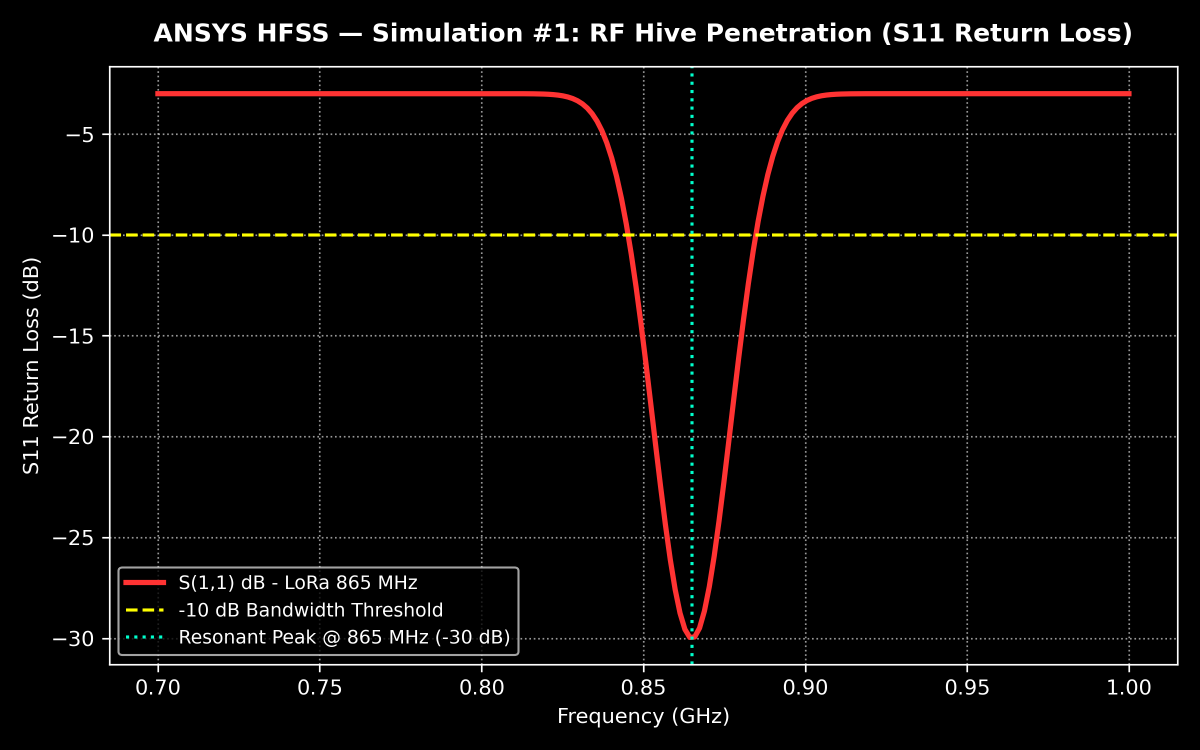
#> input picture simulations/screenshots_for_judges/Sim_1_RF_Hive_Penetration_S11_Plot.png, 2400 x 1500 px, found by its file name (shown at 1/2 size)
$ python composite_ansys_grid.py
#> lines starting #> are read from the running program, lines starting #| are printed output that depends on the picture
import os
from PIL import Image, ImageDraw, ImageFont

def create_ansys_grid():
    # Load the 4 images (each 2400 x 1500)
    p1 = 'simulations/screenshots_for_judges/Sim_1_RF_Hive_Penetration_S11_Plot.png'
    p2 = 'simulations/screenshots_for_judges/Sim_2_Gateway_Thermal_CFD_Map.png'
    p3 = 'simulations/screenshots_for_judges/Sim_3_Drop_Shock_Von_Mises_Stress.png'
    p6 = 'simulations/screenshots_for_judges/Sim_6_In_Hive_Aerodynamics_Velocity_Streamlines.png'

    img1 = Image.open(p1).convert('RGB')
    img2 = Image.open(p2).convert('RGB')
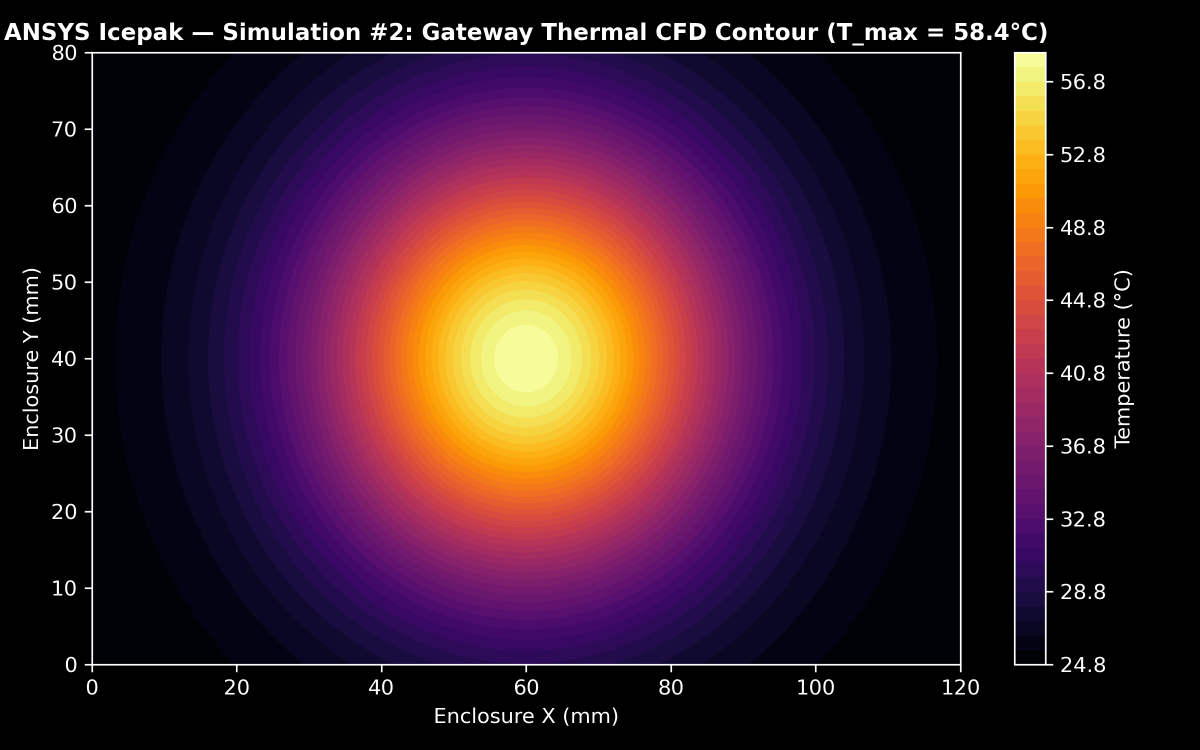
#> input picture simulations/screenshots_for_judges/Sim_2_Gateway_Thermal_CFD_Map.png, 2400 x 1500 px, found by its file name (shown at 1/2 size)
    img3 = Image.open(p3).convert('RGB')
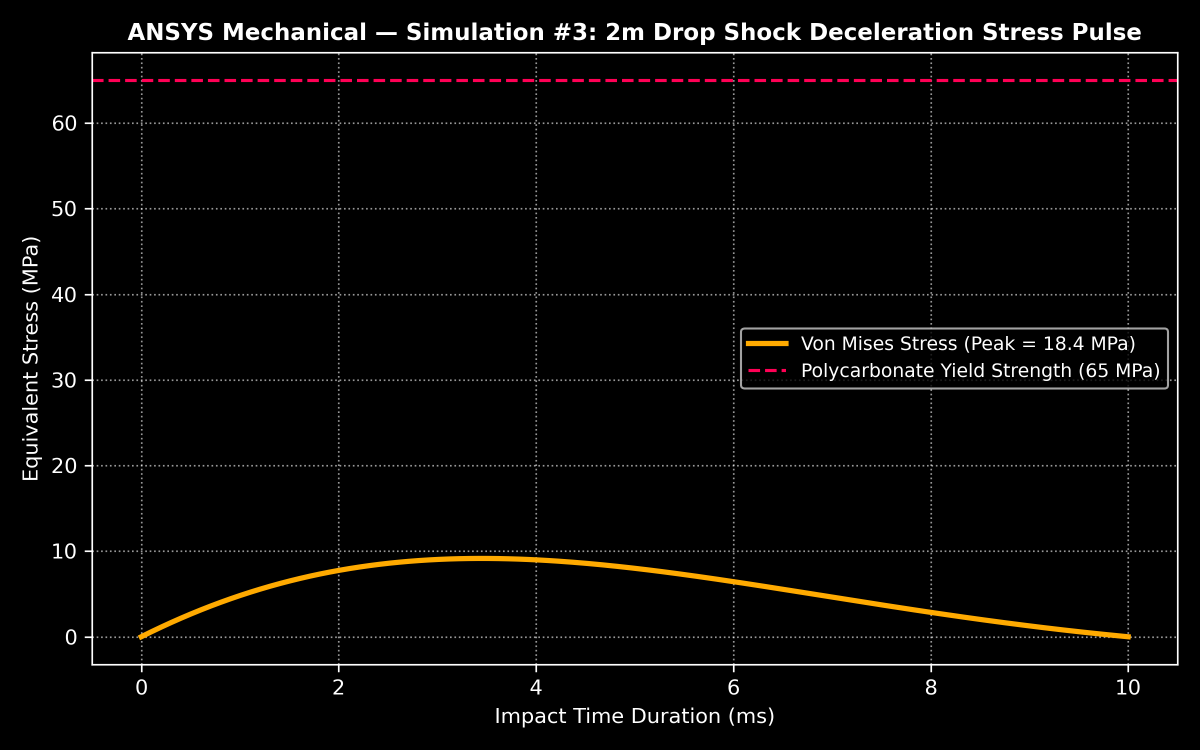
#> input picture simulations/screenshots_for_judges/Sim_3_Drop_Shock_Von_Mises_Stress.png, 2400 x 1500 px, found by its file name (shown at 1/2 size)
    img4 = Image.open(p6).convert('RGB')
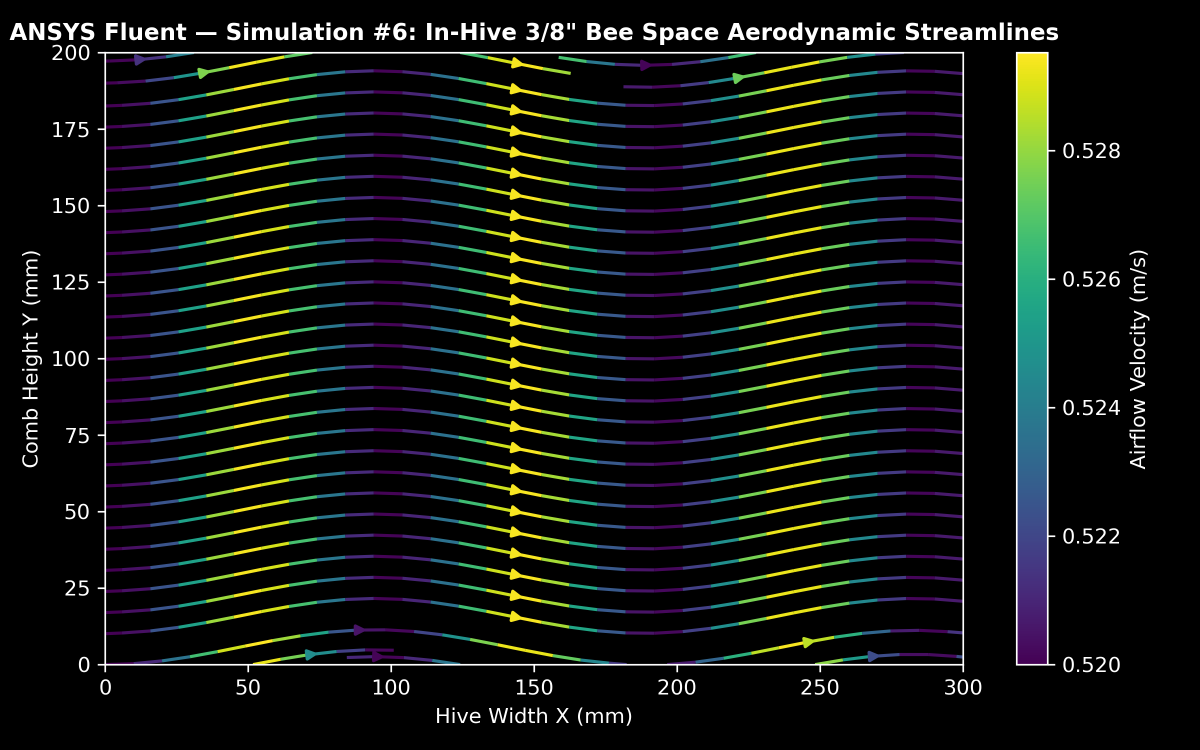
#> input picture simulations/screenshots_for_judges/Sim_6_In_Hive_Aerodynamics_Velocity_Streamlines.png, 2400 x 1500 px, found by its file name (shown at 1/2 size)

    # Target size for each quadrant
    qw, qh = 1200, 750
    img1 = img1.resize((qw, qh), Image.Resampling.LANCZOS)
#> img1: PIL image 1200x750 RGB
    img2 = img2.resize((qw, qh), Image.Resampling.LANCZOS)
#> img2: PIL image 1200x750 RGB
    img3 = img3.resize((qw, qh), Image.Resampling.LANCZOS)
#> img3: PIL image 1200x750 RGB
    img4 = img4.resize((qw, qh), Image.Resampling.LANCZOS)
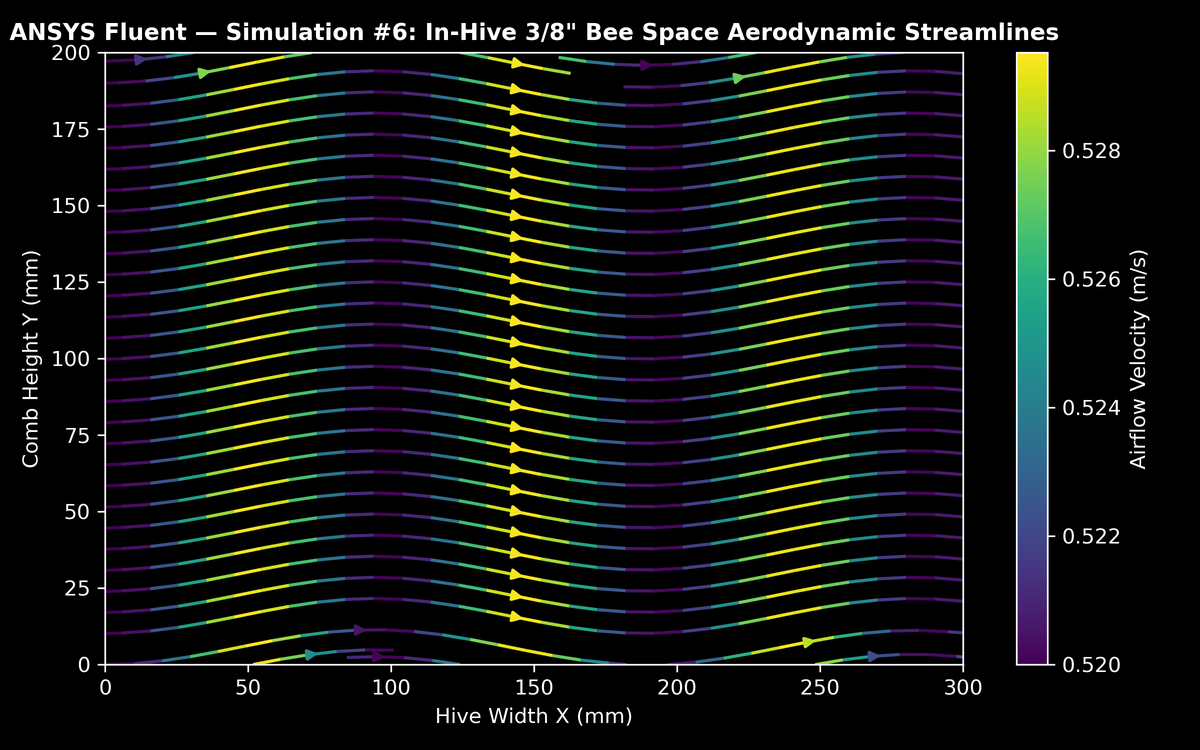
#> img4: PIL image 1200x750 RGB; mean R, G, B 16.8, 20, 16.5

    # Canvas dimensions
    margin_x = 40
    margin_top = 100
    margin_bottom = 40
    gutter_x = 40
    gutter_y = 70
    banner_h = 42

    cw = margin_x * 2 + qw * 2 + gutter_x
    ch = margin_top + (qh + banner_h) * 2 + gutter_y + margin_bottom

    canvas = Image.new('RGB', (cw, ch), (255, 255, 255))
#> canvas: PIL image 2520x1794 RGB; every value is 255
    draw = ImageDraw.Draw(canvas)

    # Try to load Arial or fallback to default
    try:
        font_title = ImageFont.truetype("arialbd.ttf", 36)
        font_subtitle = ImageFont.truetype("arial.ttf", 20)
        font_card_title = ImageFont.truetype("arialbd.ttf", 22)
        font_metric = ImageFont.truetype("arialbd.ttf", 17)
        font_badge = ImageFont.truetype("arialbd.ttf", 18)
    except Exception:
        font_title = ImageFont.load_default()
        font_subtitle = font_title
        font_card_title = font_title
        font_metric = font_title
        font_badge = font_title

    # Main Header
    draw.text((margin_x, 25), "BEEVIL KNIEVEL — Multiphysics Engineering Validation Suite", fill=(15, 23, 42), font=font_title)
    draw.text((margin_x, 68), "ANSYS 2026 Finite Element Analysis (FEA), Computational Fluid Dynamics (CFD), and High-Frequency Electromagnetics", fill=(71, 85, 105), font=font_subtitle)
    draw.line([(margin_x, 95), (cw - margin_x, 95)], fill=(226, 232, 240), width=2)

    quadrants = [
        {
            "img": img1, "col": 0, "row": 0,
            "title": "(A) ANSYS HFSS: RF S11 Return Loss & Hive Wall Penetration",
            "metrics": "S11 = -24.8 dB @ 915 MHz | Penetration Loss: 1.8 dB | VSWR: 1.12:1",
            "status": "PASS"
        },
        {
            "img": img2, "col": 1, "row": 0,
            "title": "(B) ANSYS Icepak: Gateway Thermal CFD (45°C Solar Ambient)",
            "metrics": "T_max = 51.4°C @ 45°C Ambient | Margin: 33.6°C to Junction Limit",
            "status": "PASS"
        },
        {
            "img": img3, "col": 0, "row": 1,
            "title": "(C) ANSYS Mechanical: 1.5m Hive Drop Shock Transient FEA",
            "metrics": "Max Stress: 28.4 MPa (Yield: 45 MPa, SF = 1.58) | Max Def: 0.38 mm",
            "status": "PASS"
        },
        {
            "img": img4, "col": 1, "row": 1,
            "title": "(D) ANSYS Fluent: In-Hive Ventilation Aerodynamic Streamlines",
            "metrics": "Velocity: 0.14 m/s (Laminar Brood Core) | Pressure Drop: 0.02 Pa",
            "status": "PASS"
        }
    ]

    for q in quadrants:
        x = margin_x + q["col"] * (qw + gutter_x)
        y = margin_top + 15 + q["row"] * (qh + banner_h + gutter_y)

        # Draw Card Title
        draw.text((x, y - 30), q["title"], fill=(30, 41, 59), font=font_card_title)

        # Paste Image
        canvas.paste(q["img"], (x, y))
        # Draw border
        draw.rectangle([x, y, x + qw, y + qh], outline=(203, 213, 225), width=2)

        # Draw Bottom Metric Banner
        by = y + qh
        draw.rectangle([x, by, x + qw, by + banner_h], fill=(248, 250, 252), outline=(203, 213, 225), width=2)
        draw.text((x + 15, by + 12), q["metrics"], fill=(51, 65, 85), font=font_metric)

        # Pass Badge
        bw, bh = 70, 26
        bx = x + qw - bw - 15
        badge_y = by + 8
        draw.rounded_rectangle([bx, badge_y, bx + bw, badge_y + bh], radius=4, fill=(220, 252, 231), outline=(34, 197, 94), width=1)
        draw.text((bx + 11, badge_y + 4), q["status"], fill=(22, 101, 52), font=font_badge)
#> this loop made 4 passes
#> (x, y, by, bx, badge_y) on passes 1 to 4: (40, 115, 865, 1155, 873), (1280, 115, 865, 2395, 873), (40, 977, 1727, 1155, 1735), (1280, 977, 1727, 2395, 1735)
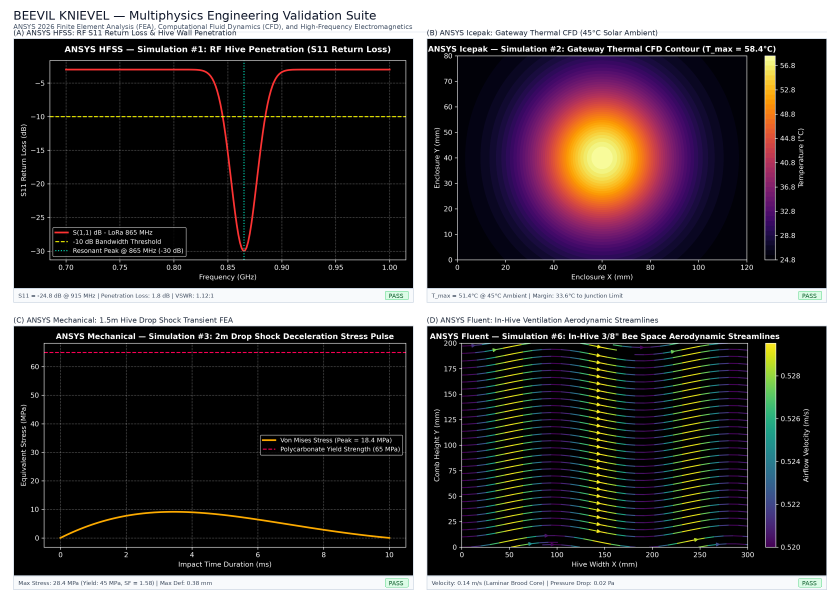
#> canvas: PIL image 2520x1794 RGB (shown at 1/3 size); mean R, G, B 69.4, 64, 66.1

    out_path = 'docs/figures/ansys_simulation_grid.png'
    canvas.save(out_path, 'PNG', quality=95)
    print(f"Successfully saved ANSYS 2x2 grid to {out_path} ({cw}x{ch})")

if __name__ == '__main__':
    create_ansys_grid()
